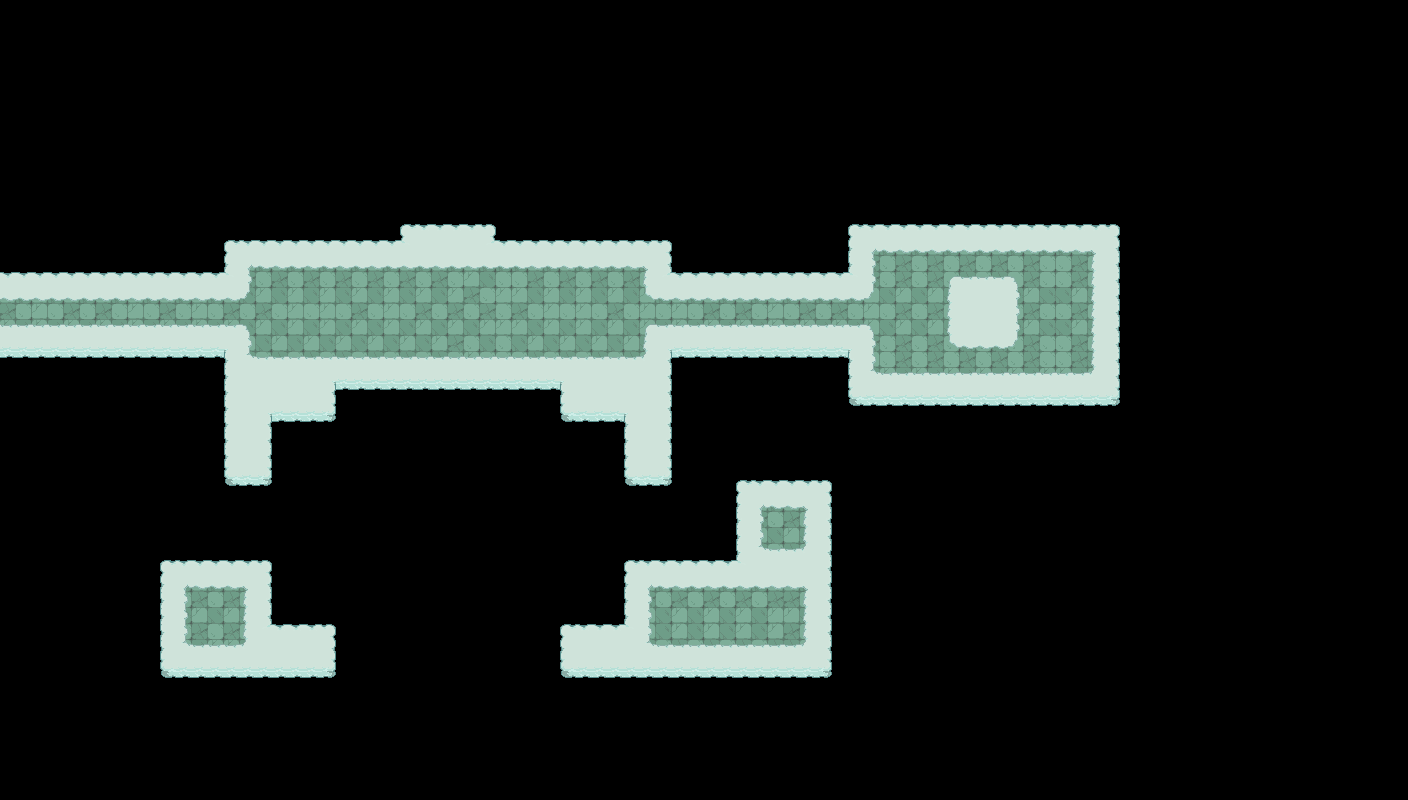

A 2D game scene composited from a Tiled map and its tileset images. What follows is a short description and the map's XML, with each tile layer's data collapsed to a summary:
An orthogonal 88x50 tile map with 16x16 px tiles, 9 tile layers (Base, Terrain, Environment, Elevation, ...), 2 tilesets and 122 objects (44x break_scrapSm, 23x box, 14x break_scrapBig, 4x jelly, 4x lightningRod, ...).

<map version="1.10" tiledversion="1.10.2" orientation="orthogonal" renderorder="right-down" width="88" height="50" tilewidth="16" tileheight="16" infinite="0" nextlayerid="27" nextobjectid="889">
 <editorsettings>
  <export target="cloudEast.lua" format="lua" />
 </editorsettings>
 <properties>
  <property name="background" value="cloudDungeon" />
  <property name="dark" type="int" value="0" />
  <property name="darkType" value="parallax" />
  <property name="defaultX" type="int" value="904" />
  <property name="defaultY" type="int" value="524" />
  <property name="isSky" type="bool" value="true" />
  <property name="music" value="cloudDungeon" />
  <property name="shader" value="saturation" />
  <property name="shaderVal" type="float" value="0.85" />
  <property name="weather" value="none" />
 </properties>
 <tileset firstgid="1" name="terrain" tilewidth="16" tileheight="16" tilecount="4000" columns="50">
  <image source="../../_tilesets/terrain.png" width="800" height="1280" />
  <tile id="59" probability="0.015" />
  <tile id="60" probability="0.015" />
  <tile id="61" probability="0.015" />
  <tile id="62" probability="0.015" />
  <tile id="63" probability="0.015" />
  <tile id="64" probability="0.025" />
  <tile id="107" probability="0.015" />
  <tile id="108" probability="0.015" />
  <tile id="109" probability="0.015" />
  <tile id="110" probability="0.015" />
  <tile id="111" probability="0.015" />
  <tile id="112" probability="0.015" />
  <tile id="113" probability="0.015" />
  <tile id="251">
   <animation>
    <frame tileid="251" duration="350" />
    <frame tileid="254" duration="350" />
    <frame tileid="257" duration="350" />
    <frame tileid="260" duration="350" />
   </animation>
  </tile>
  <tile id="253">
   <animation>
    <frame tileid="253" duration="350" />
    <frame tileid="256" duration="350" />
    <frame tileid="259" duration="350" />
    <frame tileid="262" duration="350" />
   </animation>
  </tile>
  <tile id="264">
   <animation>
    <frame tileid="264" duration="350" />
    <frame tileid="314" duration="350" />
    <frame tileid="364" duration="350" />
    <frame tileid="414" duration="350" />
   </animation>
  </tile>
  <tile id="265">
   <animation>
    <frame tileid="265" duration="350" />
    <frame tileid="315" duration="350" />
    <frame tileid="365" duration="350" />
    <frame tileid="415" duration="350" />
   </animation>
  </tile>
  <tile id="301">
   <animation>
    <frame tileid="301" duration="350" />
    <frame tileid="304" duration="350" />
    <frame tileid="307" duration="350" />
    <frame tileid="310" duration="350" />
   </animation>
  </tile>
  <tile id="303">
   <animation>
    <frame tileid="303" duration="350" />
    <frame tileid="306" duration="350" />
    <frame tileid="309" duration="350" />
    <frame tileid="312" duration="350" />
   </animation>
  </tile>
  <tile id="351">
   <animation>
    <frame tileid="351" duration="350" />
    <frame tileid="354" duration="350" />
    <frame tileid="357" duration="350" />
    <frame tileid="360" duration="350" />
   </animation>
  </tile>
  <tile id="352">
   <animation>
    <frame tileid="352" duration="350" />
    <frame tileid="355" duration="350" />
    <frame tileid="358" duration="350" />
    <frame tileid="361" duration="350" />
   </animation>
  </tile>
  <tile id="353">
   <animation>
    <frame tileid="353" duration="350" />
    <frame tileid="356" duration="350" />
    <frame tileid="359" duration="350" />
    <frame tileid="362" duration="350" />
   </animation>
  </tile>
  <tile id="451">
   <animation>
    <frame tileid="451" duration="350" />
    <frame tileid="453" duration="350" />
    <frame tileid="455" duration="350" />
    <frame tileid="457" duration="350" />
   </animation>
  </tile>
  <tile id="452">
   <animation>
    <frame tileid="452" duration="350" />
    <frame tileid="454" duration="350" />
    <frame tileid="456" duration="350" />
    <frame tileid="458" duration="350" />
   </animation>
  </tile>
  <tile id="501">
   <animation>
    <frame tileid="501" duration="350" />
    <frame tileid="503" duration="350" />
    <frame tileid="505" duration="350" />
    <frame tileid="507" duration="350" />
   </animation>
  </tile>
  <tile id="502">
   <animation>
    <frame tileid="502" duration="350" />
    <frame tileid="504" duration="350" />
    <frame tileid="506" duration="350" />
    <frame tileid="508" duration="350" />
   </animation>
  </tile>
  <tile id="606">
   <animation>
    <frame tileid="606" duration="100" />
    <frame tileid="607" duration="100" />
    <frame tileid="608" duration="100" />
   </animation>
  </tile>
  <tile id="656">
   <animation>
    <frame tileid="656" duration="100" />
    <frame tileid="657" duration="100" />
    <frame tileid="658" duration="100" />
   </animation>
  </tile>
  <tile id="706">
   <animation>
    <frame tileid="706" duration="100" />
    <frame tileid="707" duration="100" />
    <frame tileid="708" duration="100" />
   </animation>
  </tile>
  <tile id="756">
   <animation>
    <frame tileid="756" duration="200" />
    <frame tileid="806" duration="200" />
    <frame tileid="856" duration="200" />
   </animation>
  </tile>
  <tile id="757">
   <animation>
    <frame tileid="757" duration="200" />
    <frame tileid="807" duration="200" />
    <frame tileid="857" duration="200" />
   </animation>
  </tile>
  <tile id="758">
   <animation>
    <frame tileid="758" duration="200" />
    <frame tileid="808" duration="200" />
    <frame tileid="858" duration="200" />
   </animation>
  </tile>
  <wangsets>
   <wangset name="Grasslands" type="corner" tile="59">
    <wangcolor name="Elevation" color="#ff0000" tile="-1" probability="1" />
    <wangcolor name="Grass Edges" color="#00ff00" tile="-1" probability="1" />
    <wangcolor name="Water Edges" color="#00ffff" tile="-1" probability="1" />
    <wangcolor name="Path" color="#ff7700" tile="-1" probability="1" />
    <wangcolor name="Grass Edges 2" color="#00aa00" tile="-1" probability="1" />
    <wangcolor name="Dirt" color="#ff00d8" tile="-1" probability="1" />
    <wangcolor name="Cliff" color="#ffff00" tile="-1" probability="1" />
    <wangtile tileid="51" wangid="0,0,0,1,0,0,0,0" />
    <wangtile tileid="52" wangid="0,0,0,1,0,1,0,0" />
    <wangtile tileid="53" wangid="0,0,0,0,0,1,0,0" />
    <wangtile tileid="55" wangid="0,1,0,0,0,1,0,1" />
    <wangtile tileid="56" wangid="0,1,0,1,0,0,0,1" />
    <wangtile tileid="65" wangid="0,2,0,0,0,2,0,2" />
    <wangtile tileid="66" wangid="0,2,0,0,0,0,0,2" />
    <wangtile tileid="67" wangid="0,2,0,2,0,0,0,2" />
    <wangtile tileid="68" wangid="0,0,0,2,0,0,0,0" />
    <wangtile tileid="69" wangid="0,0,0,0,0,2,0,0" />
    <wangtile tileid="71" wangid="0,0,0,5,0,0,0,0" />
    <wangtile tileid="72" wangid="0,0,0,5,0,5,0,0" />
    <wangtile tileid="73" wangid="0,0,0,0,0,5,0,0" />
    <wangtile tileid="75" wangid="0,5,0,0,0,5,0,5" />
    <wangtile tileid="76" wangid="0,5,0,5,0,0,0,5" />
    <wangtile tileid="101" wangid="0,1,0,1,0,0,0,0" />
    <wangtile tileid="102" wangid="0,1,0,1,0,1,0,1" />
    <wangtile tileid="103" wangid="0,0,0,0,0,1,0,1" />
    <wangtile tileid="105" wangid="0,0,0,1,0,1,0,1" />
    <wangtile tileid="106" wangid="0,1,0,1,0,1,0,0" />
    <wangtile tileid="115" wangid="0,0,0,0,0,2,0,2" />
    <wangtile tileid="116" wangid="0,2,0,2,0,2,0,2" />
    <wangtile tileid="117" wangid="0,2,0,2,0,0,0,0" />
    <wangtile tileid="118" wangid="0,2,0,0,0,0,0,0" />
    <wangtile tileid="119" wangid="0,0,0,0,0,0,0,2" />
    <wangtile tileid="121" wangid="0,5,0,5,0,0,0,0" />
    <wangtile tileid="122" wangid="0,5,0,5,0,5,0,5" />
    <wangtile tileid="123" wangid="0,0,0,0,0,5,0,5" />
    <wangtile tileid="125" wangid="0,0,0,5,0,5,0,5" />
    <wangtile tileid="126" wangid="0,5,0,5,0,5,0,0" />
    <wangtile tileid="151" wangid="0,1,0,0,0,0,0,0" />
    <wangtile tileid="152" wangid="0,1,0,0,0,0,0,1" />
    <wangtile tileid="153" wangid="0,0,0,0,0,0,0,1" />
    <wangtile tileid="165" wangid="0,0,0,2,0,2,0,2" />
    <wangtile tileid="166" wangid="0,0,0,2,0,2,0,0" />
    <wangtile tileid="167" wangid="0,2,0,2,0,2,0,0" />
    <wangtile tileid="171" wangid="0,5,0,0,0,0,0,0" />
    <wangtile tileid="172" wangid="0,5,0,0,0,0,0,5" />
    <wangtile tileid="173" wangid="0,0,0,0,0,0,0,5" />
    <wangtile tileid="250" wangid="0,3,0,3,0,3,0,3" />
    <wangtile tileid="251" wangid="0,3,0,0,0,3,0,3" />
    <wangtile tileid="252" wangid="0,3,0,0,0,0,0,3" />
    <wangtile tileid="253" wangid="0,3,0,3,0,0,0,3" />
    <wangtile tileid="301" wangid="0,0,0,0,0,3,0,3" />
    <wangtile tileid="303" wangid="0,3,0,3,0,0,0,0" />
    <wangtile tileid="351" wangid="0,0,0,3,0,3,0,3" />
    <wangtile tileid="352" wangid="0,0,0,3,0,3,0,0" />
    <wangtile tileid="353" wangid="0,3,0,3,0,3,0,0" />
    <wangtile tileid="451" wangid="0,0,0,3,0,0,0,0" />
    <wangtile tileid="452" wangid="0,0,0,0,0,3,0,0" />
    <wangtile tileid="501" wangid="0,3,0,0,0,0,0,0" />
    <wangtile tileid="502" wangid="0,0,0,0,0,0,0,3" />
    <wangtile tileid="660" wangid="0,7,0,0,0,7,0,7" />
    <wangtile tileid="661" wangid="0,7,0,0,0,0,0,7" />
    <wangtile tileid="662" wangid="0,7,0,7,0,0,0,7" />
    <wangtile tileid="663" wangid="0,0,0,7,0,0,0,0" />
    <wangtile tileid="665" wangid="0,0,0,0,0,7,0,0" />
    <wangtile tileid="710" wangid="0,0,0,0,0,7,0,7" />
    <wangtile tileid="712" wangid="0,7,0,7,0,0,0,0" />
    <wangtile tileid="760" wangid="0,0,0,7,0,7,0,7" />
    <wangtile tileid="761" wangid="0,0,0,7,0,7,0,0" />
    <wangtile tileid="762" wangid="0,7,0,7,0,7,0,0" />
    <wangtile tileid="763" wangid="0,7,0,0,0,0,0,0" />
    <wangtile tileid="765" wangid="0,0,0,0,0,0,0,7" />
    <wangtile tileid="951" wangid="0,0,0,4,0,0,0,0" />
    <wangtile tileid="952" wangid="0,0,0,4,0,4,0,0" />
    <wangtile tileid="953" wangid="0,0,0,0,0,4,0,0" />
    <wangtile tileid="955" wangid="0,4,0,0,0,4,0,4" />
    <wangtile tileid="956" wangid="0,4,0,4,0,0,0,4" />
    <wangtile tileid="958" wangid="0,0,0,6,0,0,0,0" />
    <wangtile tileid="959" wangid="0,0,0,6,0,6,0,0" />
    <wangtile tileid="960" wangid="0,0,0,0,0,6,0,0" />
    <wangtile tileid="962" wangid="0,6,0,0,0,6,0,6" />
    <wangtile tileid="963" wangid="0,6,0,6,0,0,0,6" />
    <wangtile tileid="1001" wangid="0,4,0,4,0,0,0,0" />
    <wangtile tileid="1002" wangid="0,4,0,4,0,4,0,4" />
    <wangtile tileid="1003" wangid="0,0,0,0,0,4,0,4" />
    <wangtile tileid="1005" wangid="0,0,0,4,0,4,0,4" />
    <wangtile tileid="1006" wangid="0,4,0,4,0,4,0,0" />
    <wangtile tileid="1008" wangid="0,6,0,6,0,0,0,0" />
    <wangtile tileid="1009" wangid="0,6,0,6,0,6,0,6" />
    <wangtile tileid="1010" wangid="0,0,0,0,0,6,0,6" />
    <wangtile tileid="1012" wangid="0,0,0,6,0,6,0,6" />
    <wangtile tileid="1013" wangid="0,6,0,6,0,6,0,0" />
    <wangtile tileid="1051" wangid="0,4,0,0,0,0,0,0" />
    <wangtile tileid="1052" wangid="0,4,0,0,0,0,0,4" />
    <wangtile tileid="1053" wangid="0,0,0,0,0,0,0,4" />
    <wangtile tileid="1058" wangid="0,6,0,0,0,0,0,0" />
    <wangtile tileid="1059" wangid="0,6,0,0,0,0,0,6" />
    <wangtile tileid="1060" wangid="0,0,0,0,0,0,0,6" />
   </wangset>
  </wangsets>
 </tileset>
 <tileset firstgid="4001" name="cloud" tilewidth="16" tileheight="16" tilecount="240" columns="20">
  <image source="../../_tilesets/cloud.png" width="320" height="192" />
 </tileset>
 <layer id="1" name="Base" width="88" height="50">
  <data>[4400 cells, 904 non-empty, 20 distinct tile ids]</data>
 </layer>
 <layer id="21" name="Terrain" width="88" height="50">
  <data>[4400 cells, 241 non-empty, 13 distinct tile ids]</data>
 </layer>
 <layer id="15" name="Environment" width="88" height="50">
  <data>[4400 cells, 0 non-empty, 0 distinct tile ids]</data>
 </layer>
 <layer id="20" name="Elevation" width="88" height="50">
  <data>[4400 cells, 0 non-empty, 0 distinct tile ids]</data>
 </layer>
 <layer id="22" name="Medium" width="88" height="50">
  <data>[4400 cells, 10 non-empty, 5 distinct tile ids]</data>
 </layer>
 <layer id="2" name="Objects" width="88" height="50">
  <data>[4400 cells, 0 non-empty, 0 distinct tile ids]</data>
 </layer>
 <layer id="11" name="Objects2" width="88" height="50">
  <data>[4400 cells, 0 non-empty, 0 distinct tile ids]</data>
 </layer>
 <layer id="4" name="Test" width="88" height="50">
  <data>[4400 cells, 0 non-empty, 0 distinct tile ids]</data>
 </layer>
 <layer id="23" name="Top" width="88" height="50">
  <data>[4400 cells, 0 non-empty, 0 distinct tile ids]</data>
 </layer>
 <objectgroup id="3" name="Walls">
  <object id="756" name="cloudEast23" type="break_scrapSm" x="415" y="266.625" width="12" height="12" />
  <object id="757" name="cloudEast16" type="break_scrapBig" x="392" y="240" width="28" height="24" />
  <object id="758" name="cloudEast25" type="break_scrapSm" x="430.534" y="256.614" width="12" height="12" />
  <object id="759" name="cloudEast26" type="break_scrapBig" x="444.091" y="260.909" width="28" height="24" />
  <object id="760" name="cloudEast35" type="break_scrapBig" x="475.5" y="240.375" width="28" height="24" />
  <object id="761" name="cloudEast34" type="break_scrapSm" x="475.125" y="266.75" width="12" height="12" />
  <object id="762" name="cloudEast17" type="break_scrapSm" x="393.5" y="287.25" width="12" height="12" />
  <object id="763" name="cloudEast30" type="break_scrapSm" x="460.727" y="338.932" width="12" height="12" />
  <object id="764" name="cloudEast7" type="break_scrapSm" x="231" y="379" width="12" height="12" />
  <object id="765" name="cloudEast11" type="break_scrapSm" x="303.091" y="260" width="12" height="12" />
  <object id="766" name="cloudEast28" type="break_scrapSm" x="476.909" y="298.932" width="12" height="12" />
  <object id="767" name="cloudEast39" type="break_scrapSm" x="600" y="364" width="12" height="12" />
  <object id="768" name="cloudEast5" type="break_scrapBig" x="176" y="284" width="28" height="24" />
  <object id="770" name="cloudEast12" type="break_scrapBig" x="318" y="252" width="28" height="24" />
  <object id="771" name="cloudEast10" type="break_scrapSm" x="272.182" y="248.182" width="12" height="12" />
  <object id="772" name="cloudEast9" type="break_scrapSm" x="256" y="244" width="12" height="12" />
  <object id="773" name="cloudEast13" type="break_scrapSm" x="348" y="360" width="12" height="12" />
  <object id="774" name="cloudEast14" type="break_scrapSm" x="364" y="364" width="12" height="12" />
  <object id="775" name="cloudEast19" type="break_scrapBig" x="398.727" y="337.841" width="28" height="24" />
  <object id="776" name="cloudEast33" type="break_scrapBig" x="498.625" y="362.625" width="28" height="24" />
  <object id="777" name="cloudEast29" type="break_scrapBig" x="464" y="312.75" width="28" height="24" />
  <object id="778" name="cloudEast37" type="break_scrapBig" x="548" y="252" width="28" height="24" />
  <object id="780" name="cloudEast43" type="break_scrapSm" x="626.727" y="244" width="12" height="12" />
  <object id="781" name="cloudEast42" type="break_scrapSm" x="612" y="248" width="12" height="12" />
  <object id="782" name="cloudEast40" type="break_scrapBig" x="604.667" y="300" width="28" height="24" />
  <object id="783" name="cloudEast41" type="break_scrapSm" x="612.848" y="284.727" width="12" height="12" />
  <object id="784" name="cloudEast38" type="break_scrapSm" x="572" y="360" width="12" height="12" />
  <object id="785" name="cloudEast21" type="break_scrapSm" x="436" y="360" width="12" height="12" />
  <object id="786" name="cloudEast2" type="break_scrapSm" x="92" y="284" width="12" height="12" />
  <object id="787" name="cloudEast3" type="break_scrapSm" x="112" y="280" width="12" height="12" />
  <object id="788" name="cloudEast4" type="break_scrapSm" x="136" y="332" width="12" height="12" />
  <object id="789" name="cloudEast6" type="break_scrapSm" x="200" y="328" width="12" height="12" />
  <object id="791" name="cloudEast24" type="break_scrapSm" x="429.591" y="271.159" width="12" height="12" />
  <object id="796" name="cloudEast15" type="break_scrapSm" x="377.875" y="240" width="12" height="12" />
  <object id="797" name="cloudEast36" type="break_scrapSm" x="507.125" y="241.125" width="12" height="12" />
  <object id="800" name="blockadeLightning" type="blockade" x="826.545" y="265.818" width="16" height="96">
   <properties>
    <property name="delay" type="bool" value="true" />
   </properties>
  </object>
  <object id="814" name="cloudEast1" type="break_scrapSm" x="41.375" y="329.25" width="12" height="12" />
  <object id="818" name="cloudEast52" type="break_scrapBig" x="735.455" y="544" width="28" height="24" />
  <object id="819" name="cloudEast47" type="break_scrapSm" x="720" y="568" width="12" height="12" />
  <object id="820" name="cloudEast54" type="break_scrapSm" x="775.614" y="563.193" width="12" height="12" />
  <object id="821" name="cloudEast53" type="break_scrapSm" x="765.489" y="549.739" width="12" height="12" />
  <object id="822" name="cloudEast56" type="break_scrapSm" x="818.875" y="546.75" width="12" height="12" />
  <object id="823" name="cloudEast58" type="break_scrapSm" x="748" y="488" width="12" height="12" />
  <object id="824" name="cloudEast55" type="break_scrapBig" x="789.25" y="556" width="28" height="24" />
  <object id="825" name="cloudEast57" type="break_scrapSm" x="813.625" y="502.75" width="12" height="12" />
  <object id="826" name="cloudEast49" type="break_scrapSm" x="812" y="644" width="12" height="12" />
  <object id="827" name="cloudEast44" type="break_scrapSm" x="652.75" y="651.75" width="12" height="12" />
  <object id="828" name="cloudEast46" type="break_scrapBig" x="713" y="648.25" width="28" height="24" />
  <object id="829" name="cloudEast50" type="break_scrapSm" x="809.5" y="604.5" width="12" height="12" />
  <object id="830" name="cloudEast48" type="break_scrapSm" x="796.75" y="651.75" width="12" height="12" />
  <object id="832" name="cloudEast45" type="break_scrapSm" x="668" y="564" width="12" height="12" />
  <object id="835" name="cloudEast27" type="break_scrapSm" x="463.818" y="287.75" width="12" height="12" />
  <object id="836" name="cloudEast22" type="break_scrapSm" x="430" y="292.387" width="12" height="12" />
  <object id="837" name="cloudEast20" type="break_scrapSm" x="421.818" y="372.75" width="12" height="12" />
  <object id="838" name="cloudEast31" type="break_scrapSm" x="491.977" y="338.012" width="12" height="12" />
  <object id="839" name="cloudEast18" type="break_scrapSm" x="406.818" y="319.614" width="12" height="12" />
  <object id="841" name="cloudEast32" type="break_scrapSm" x="485.5" y="353.125" width="12" height="12" />
  <object id="842" name="cloudEast8" type="break_scrapBig" x="275.06" y="346.72" width="28" height="24" />
  <object id="863" name="cloudEast51" type="break_scrapSm" x="813.75" y="582.5" width="12" height="12" />
 </objectgroup>
 <objectgroup id="5" name="Loot" />
 <objectgroup id="12" name="Plants" />
 <objectgroup id="9" name="Trees">
  <object id="803" name="streetlight" x="240" y="256">
   <point />
  </object>
  </objectgroup>
 <objectgroup id="24" name="Props">
  <!-- 24 objects omitted --></objectgroup>
 <objectgroup id="8" name="Chests">
  <!-- 1 objects omitted --></objectgroup>
 <objectgroup id="6" name="Enemies">
  <!-- 7 objects omitted --></objectgroup>
 <objectgroup id="17" name="Rocks" />
 <objectgroup id="14" name="NPC" />
 <objectgroup id="13" name="Portals" />
 <objectgroup id="10" name="Water">
  <!-- 20 objects omitted --></objectgroup>
 <objectgroup id="7" name="Transitions">
  <!-- 1 objects omitted --></objectgroup>
 <objectgroup id="18" name="Tutorials" />
 <objectgroup id="19" name="Weapons">
  <!-- 5 objects omitted --></objectgroup>
 <objectgroup id="25" name="Challenges">
  <!-- 1 objects omitted --></objectgroup>
 <objectgroup id="26" name="Platforms">
  <!-- 2 objects omitted --></objectgroup>
</map>
<!-- 62 of 122 objects omitted -->
